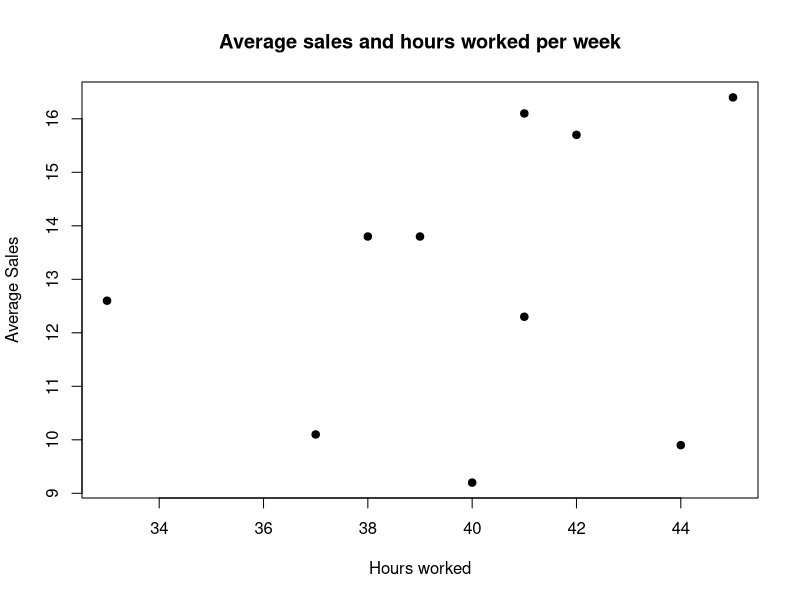
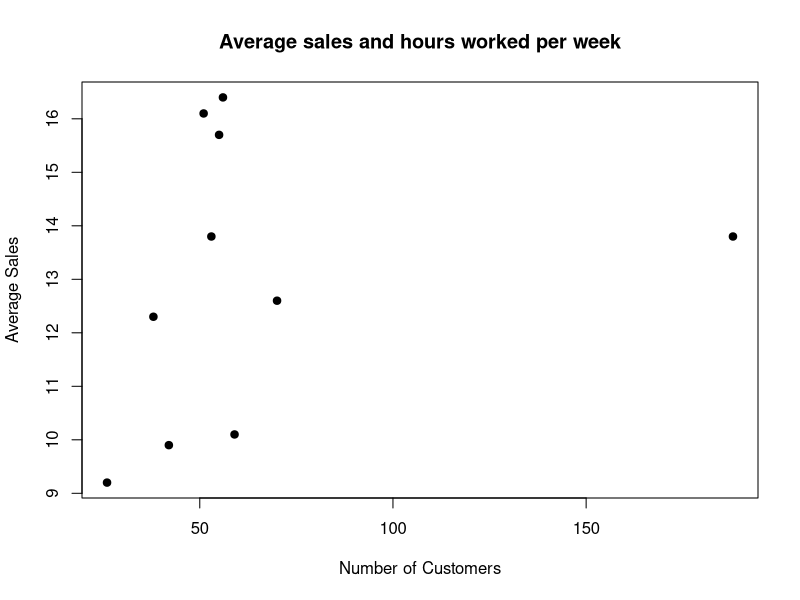
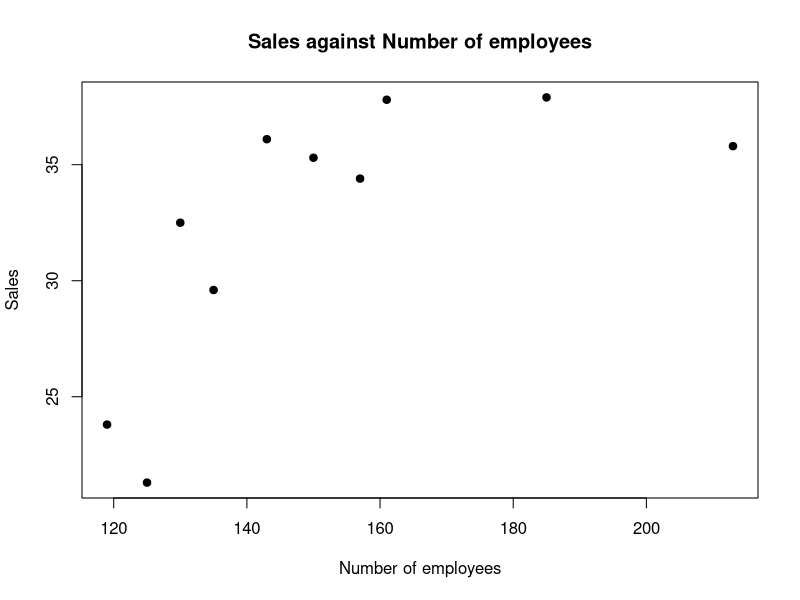
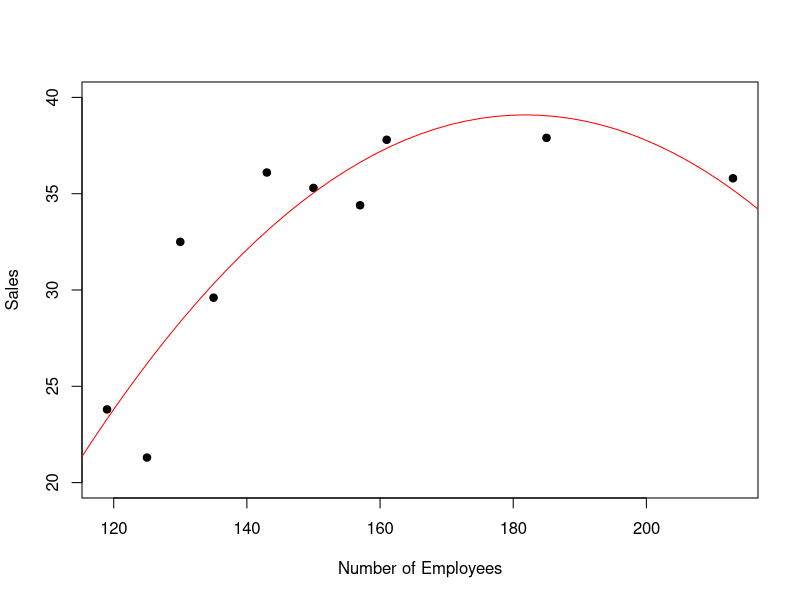

Here is the R script that generated these plots, in order:
## ---- chunk 1
library(tidyverse)
library(caret)
library(leaps)
library(MASS)
## ---- chunk 2
data_part1 <- read.csv('csv/part1.csv', header = TRUE)
# Fit the full model 
full.model_part1 <- lm(Size.of.Purchase...1.000s. ~ ., data=data_part1)
# Stepwise regression model
step.model_part1 <- stepAIC(full.model_part1, direction = "both", trace = FALSE)
summary(step.model_part1)
## ---- chunk 3
data_part2 <- read.csv('csv/part2.csv', header = TRUE)
# split the data into various columns
avg_sales <- data_part2$Average.Sales....million.
hours_work <- data_part2$Hours.Worked.per.Week
no_customer <- data_part2$Number.of.Customers
## ---- chunk 4
plot(hours_work, avg_sales,
     main = "Average sales and hours worked per week",
     ylab = "Average Sales",
     xlab = "Hours worked",
     pch=19)
## ---- chunk 5
plot(no_customer, avg_sales, 
     main = "Average sales and hours worked per week",
     ylab = "Average Sales",
     xlab = "Number of Customers",
     pch=19)
## ---- chunk 6
full.model_part2 <- lm(avg_sales ~ poly(no_customer,3,raw=TRUE) 
                       + poly(hours_work,3,raw=TRUE) 
                       + exp(hours_work))
step.model_part2 <- stepAIC(full.model_part2, direction = "both", trace = FALSE)
summary(step.model_part2)
## ---- chunk 7
data_part3 <- read.csv('csv/part3.csv', header = TRUE)

plot(data_part3$Number.of.Employees,
     data_part3$Sales..............million., 
     main = "Sales against Number of employees",
     ylab = "Sales",
     xlab = "Number of employees", pch=19)
## ---- chunk 8
sales <- data_part3$Sales..............million.
no_employees <- data_part3$Number.of.Employees


full.model_part3 <- lm(sales ~ poly(no_employees,2,raw=TRUE))
summary(full.model_part3)
## ---- chunk 9
#generate range of 50 numbers starting from 30 and ending at 160
xx <- seq(110,220, length=50)
plot(no_employees, sales, pch=19,
     xlab="Number of Employees",
     ylab="Sales",
     ylim=c(20,40))
lines(xx, predict(full.model_part3, data.frame(no_employees=xx)), col="red")
